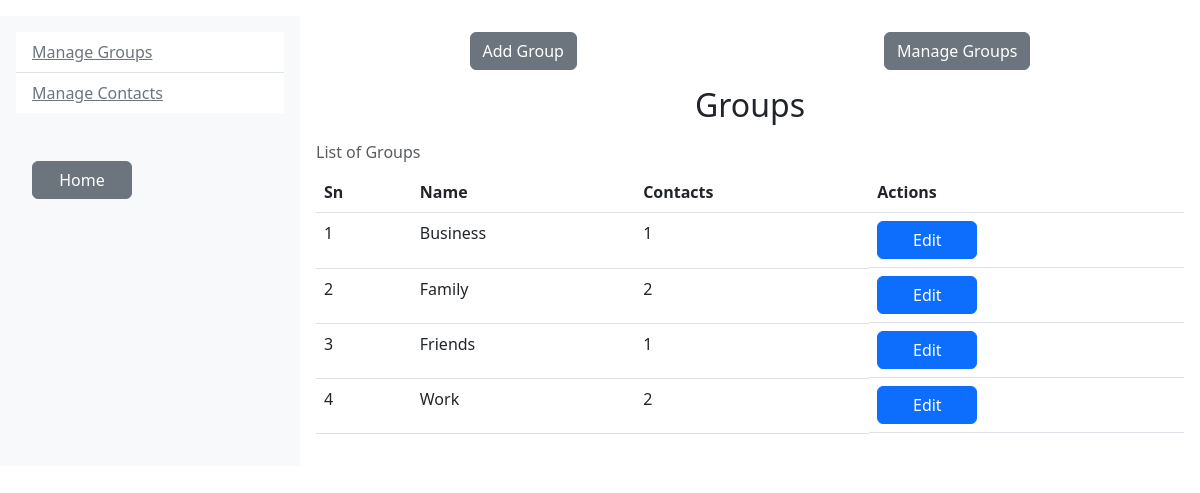
Screenshot of /user/manageGroup/index.php with the database file from the repository.
### tables this page shows
CREATE TABLE `groups` (
  `idGroups` int(11) NOT NULL,
  `name` varchar(100) NOT NULL
);

### app/classes/database/dbh.classes.php (called while the page is built)
<?php
    class Dbh {
        protected function connect() {
            try {
                $username = "root";
                $password = "";
                $dbh = new PDO('mysql:host=127.0.0.1;dbname=contactapp', $username, $password);
                return $dbh;
            }
            catch (PDOException $e) {
                print "Error!: ". $e->getMessage() . "<br/>";
                die();
            }
        }
    }

### app/classes/createGroup.classes.php (called while the page is built, shortened)
<?php
class CreateGroup extends Dbh {
    public function getTable() {
        $stmt = $this->connect()->prepare('SELECT `idGroups`, `name` FROM `groups`');
        $stmt->execute();
        $results = $stmt->fetchAll(PDO::FETCH_ASSOC);
        return $results;
    }
    public function getCountGroup($idGroup=null) {
        if($idGroup===null){
            $stmt = $this->connect()->prepare("SELECT count(idContacts) as count  FROM `contacts` ");
        } else {
            $stmt = $this->connect()->prepare("SELECT count(idContacts) as count  FROM `contacts` WHERE contactGroup = $idGroup ");
        }
        $stmt->execute();
        $results = $stmt->fetch(PDO::FETCH_ASSOC);
        return $results['count'];
    }
}

### user/manageGroup/index.php (the view, shortened to what this page needs)
<?php
include ROOT_PATH . "/app/classes/database/dbh.classes.php";
include ROOT_PATH . "/app/classes/createGroup.classes.php";
$group = new CreateGroup();
$table=$group->getTable();
?>
<!DOCTYPE html>
<html lang="en">
<head>
    <link href="https://cdn.jsdelivr.net/npm/bootstrap@5.3.0/dist/css/bootstrap.min.css" rel="stylesheet">
    <link rel="stylesheet" href="https://cdn.jsdelivr.net/npm/bootstrap-icons@1.10.5/font/bootstrap-icons.css">
    <link rel="stylesheet" href="../../assets/CSS/styles.css">
</head>
<body>
    <?php
    include ROOT_PATH . "/app/includes/sidebar.php";
    ?>
    <div class="col-sm-9 p-3">
        <div class="d-flex justify-content-around">
            <a href="create.php" class="btn btn-secondary">Add Group</a>
            <a href="index.php" class="btn btn-secondary">Manage Groups</a>
        </div>
        <h2 class="text-center mt-3">Groups</h2>
        <table class="table caption-top">
            <caption>List of Groups</caption>
            <thead>
                <tr>
                    <th scope="col">Sn</th>
                    <th scope="col">Name</th>
                    <th scope="col">Contacts</th>
                    <th scope="col">Actions</th>
                </tr>
            </thead>
            <tbody>
                <?php
                if (!empty($table)) {
                    $counter=1;
                    foreach($table as $list) {
                        ?>
                        <tr>
                            <td><?php echo $counter++; ?> </td>
                            <td><?php echo $list['name']; ?></td>
                            <td><?php echo $group->getCountGroup($list['idGroups'])?></td>
                            <td class="d-flex gap-3"><a class="btn btn-primary text-white" href="edit.php?idGroups=<?php echo $list['idGroups'];?>" class="edit">Edit</a>
                            </td>
                        </tr>
                        <?php
                    }
                }
                else {
                    ?>
                    <tr>
                        <td colspan="8">No data found</td>
                    </tr>
                <?php } ?>
            </tbody>
        </table>
    </div>
</div>
</div>
</section>
</body>
</html>

### assets/CSS/styles.css (style rules this page uses)
.btn { min-width:100px; }

### rows the page displays
groups: name "Business", CountGroup "1"
groups: name "Family", CountGroup "2"
groups: name "Friends", CountGroup "1"
groups: name "Work", CountGroup "2"
